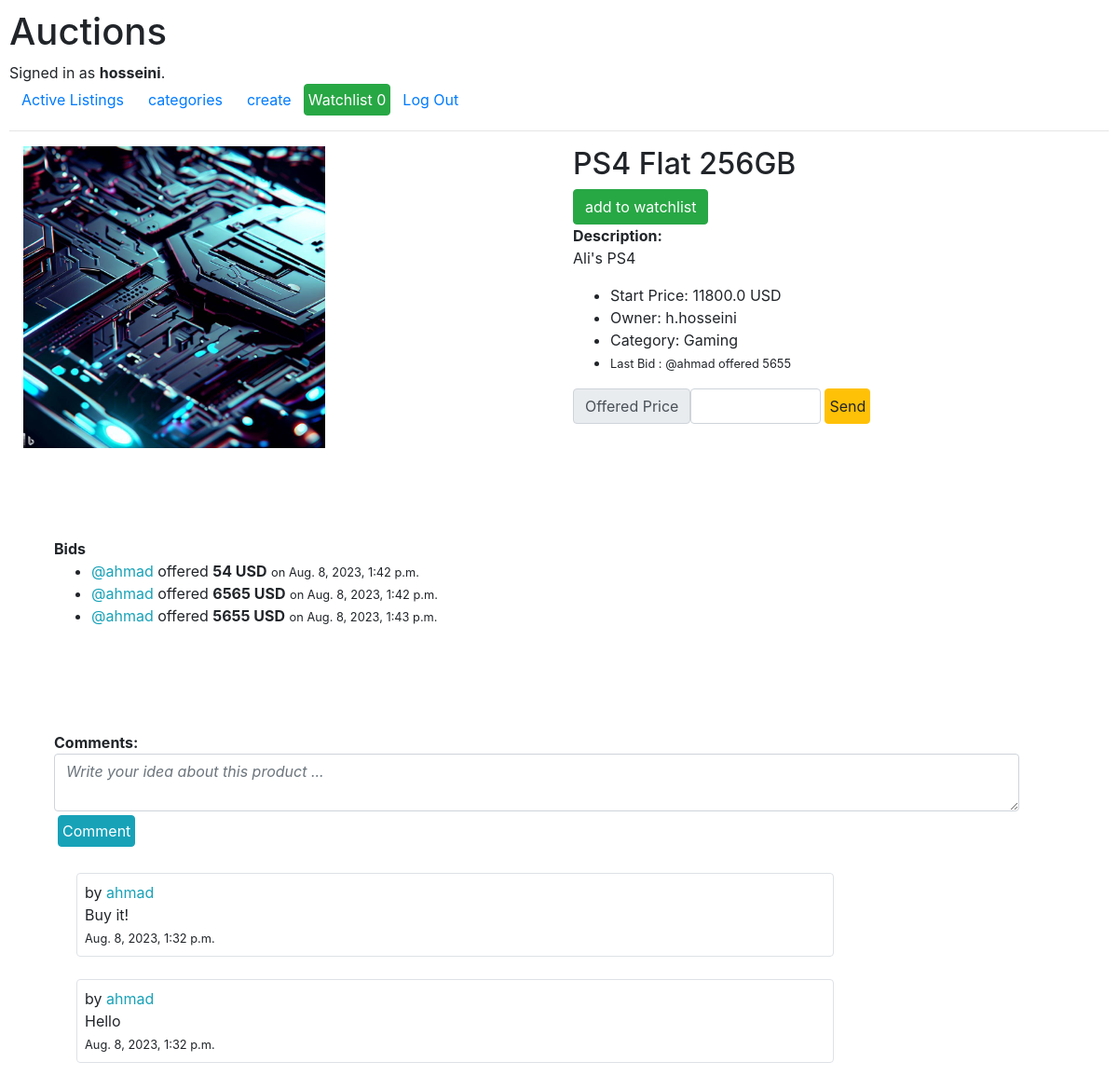
Screenshot of /details/1 (signed in) with the database file from the repository.
### auctions/models.py (models this page shows, shortened)
class User(AbstractUser):
    pass

class Listing(models.Model):
    date = models.DateTimeField(auto_now_add=True)
    title = models.CharField(max_length=64)
    description = models.CharField(max_length=1024)
    imageUrl = models.ImageField(upload_to='img')
    price = models.FloatField(max_length=12)
    isActive = models.BooleanField(default=True)
    owner = models.ForeignKey(
        User, on_delete=models.CASCADE, blank=True, null=True, related_name="owned_listings"
    )
    category = models.ForeignKey(
        Categories, on_delete=models.CASCADE, blank=True, null=True, related_name='listed_in_categories'
    )

class Categories(models.Model):
    categoryName = models.CharField(max_length=50)
    imageUrl = models.ImageField(upload_to='img', default="", )
    def __str__(self) -> str:
        return self.categoryName

class Bids(models.Model):
    user = models.ForeignKey(
        User, on_delete=models.CASCADE, related_name="bids_user"
    )
    listing = models.ForeignKey(
        Listing, on_delete=models.CASCADE, blank=True, null=True, related_name="bids"
    )
    offered_price = models.IntegerField(blank=False)
    date = models.DateTimeField(auto_now_add=True)

class Comments(models.Model):
    author = models.ForeignKey(
        User, on_delete=models.CASCADE, related_name="comments_author"
    )
    listing = models.ForeignKey(
        Listing, on_delete=models.CASCADE, blank=True, null=True, related_name="comments"
    )
    message = models.CharField(max_length=200)
    date = models.DateTimeField(auto_now_add=True)

### auctions/views.py (the view)
# urls.py: path("details/<str:id>", views.details, name="details"),
def details(request, id):
    user = request.user
    details_item = Listing.objects.get(id=id)
    listing = get_object_or_404(Listing, pk=id)
    iswatchlisted = WatchlistItem.objects.filter(
        user=user, listing=listing).exists()
    img_path = 'http://' + request.get_host() + '/media/' + \
        str(details_item.imageUrl)
    comments = Comments.objects.filter(listing=id)
    bids = Bids.objects.filter(listing=id)
    return render(request, 'auctions/details.html', {
        'body': details_item, 'title': details_item.title, "img_path": img_path, "isWatchlist": iswatchlisted, "comments":comments, "bids":bids, "last_bid": bids.last()
    })

### auctions/context_processors.py (called while the page is built)
def watchlist_items(request):
    user = request.user
    watchlist_items = WatchlistItem.objects.filter(user=user)
    listing_attributes = [item.listing for item in watchlist_items]
    return {"watchlistItem": listing_attributes, 'len' : len(watchlist_items)}

### auctions/templates/auctions/details.html (shortened to what this page needs)
{% extends "auctions/layout.html" %} {% load static %} {% block body %}
<div class="">
<div class="d-flex flex-row">
  <div class="col-md-6">
    <img src="{{ img_path }}" width="324px" alt="Listing image" />
  </div>
  <div class="col-md-6">
  <h2>{{ title }}</h2>
  {%if user.is_authenticated%} {% if isWatchlist%}
  <form action="{% url 'removeWatchlist' id=body.id %}" mothod="POST">
    <button class="btn btn-danger">remove from watchlist</button>
  </form>
  {%else%}
  <form action="{% url 'addWatchlist' id=body.id %}" mothod="POST">
    <button class="btn btn-success">add to watchlist</button>
  </form>
  {% endif%} {% endif%}
  <div>
    <strong>Description:</strong>
    <p>{{body.description}}</p>
  </div>
  <ul>
    <li>Start Price: {{body.price}} USD</li>
    <li>Owner: {{body.owner}}</li>
    <li>Category: {{body.category}}</li>
    <li><small>Last Bid :  @{{last_bid.user}} offered {{last_bid.offered_price}}</small></li>
  </ul>
  <form action="{% url 'addBid' id=body.id %}" method="POST" class="d-flex">
    <div class="">
      <span class="input-group-text" id="inputGroup-sizing-sm">Offered Price</span>
    </div>
    <input class="form-control w-25" type="number" name="offered_price"/>
    <button type="submit" class="btn btn-warning p-0 m-0 px-1 mx-1 ">Send</button>
  </form>
  </div>
</div>
  <div class="down-section mt-5 d-flex flex-column">
    <div class="bids-list p-5">
      <strong>Bids </strong>
      <ul>
        {% for bid in bids%}
        <li>
          <span class="text-info"> @{{bid.user.username}}</span> offered <strong>{{bid.offered_price}} USD</strong> <small>on {{bid.date}} </small>
        </li>
        {% endfor%}
      </ul>
    </div>
    <div class="p-5">
      <strong>
        Comments:
      </strong>
      <form action="{% url 'addComment' id=body.id %}" method="POST">
        <div class="d-flex justify-content-center">
          <textarea name="message" class="form-control w-100 mr-5 rounded"  placeholder="Write your idea about this product ..." ></textarea>
        </div>
        <button type="submit" class="btn btn-info p-1 m-1">Comment</button>
      </form>
      <div class="comments-list">
        {% for comment in comments %}
          <div class="comment-item m-4 border rounded w-75 p-2">
            <div class="comment-name ">by <span class="text-info">{{comment.author}}</span></div>
            <div class="comment-message">{{comment.message}}</div>
            <small>{{comment.date}}</small>
          </div>
        {% endfor%}
      </div>
    </div>
</div>
</div>
{% endblock %}

### auctions/templates/auctions/layout.html (shortened to what this page needs)
{% load static %}
<!DOCTYPE html>
<html lang="en">
  <head>
    <link
      rel="stylesheet"
      href="https://stackpath.bootstrapcdn.com/bootstrap/4.4.1/css/bootstrap.min.css"
    />
    <link href="{% static 'auctions/styles.css' %}" rel="stylesheet" />
  </head>
  <body>
    <h1>Auctions</h1>
    <div>
      {% if user.is_authenticated %} Signed in as
      <strong>{{ user.username }}</strong>. {% else %}
      <p>Not signed in.</p>
      {% endif %}
    </div>
    <ul class="nav">
      <li class="nav-item">
        <a class="nav-link btn btn-link p-1 mx-2" href="{% url 'index' %}">Active Listings</a>
      </li>
      <li class="nav-item">
        <a class="nav-link btn btn-link p-1 mx-2" href="{% url 'displayCategories' %}">categories</a>
      </li>
      {% if user.is_authenticated %}
      <li class="nav-item">
        <a class="nav-link btn btn-link p-1 mx-2" href="{% url 'create' %}">create</a>
      </li>
      <li class="nav-item">
        <a class="nav-link btn btn-success p-1 m-0" href="{% url 'displaywatchlists' %}">Watchlist {{len}}</a>
      </li>
      <li class="nav-item">
        <a class="nav-link btn btn-link p-1 mx-2" href="{% url 'logout' %}">Log Out</a>
      </li>
      {% endif %}
    </ul>
    <hr />
    {% block body %} {% endblock %}
  </body>
</html>

### auctions/static/auctions/styles.css (style rules this page uses)
body { padding: 10px; }
textarea::placeholder { color: #999999; font-style: italic; }

### rows the page displays
User: username "hosseini"
Listing: title "PS4 Flat 256GB", description "Ali's PS4", price "11800.0", owner "h.hosseini", category "Gaming"
Bids: user "ahmad", offered_price "5655", user.username "ahmad", date "Aug. 8, 2023, 1:43 p.m."
Bids: user.username "ahmad", offered_price "54", date "Aug. 8, 2023, 1:42 p.m."
Bids: user.username "ahmad", offered_price "6565", date "Aug. 8, 2023, 1:42 p.m."
Comments: author "ahmad", message "Buy it!", date "Aug. 8, 2023, 1:32 p.m."
Comments: author "ahmad", message "Hello", date "Aug. 8, 2023, 1:32 p.m."

### other values shown
{{ len }} "0"
